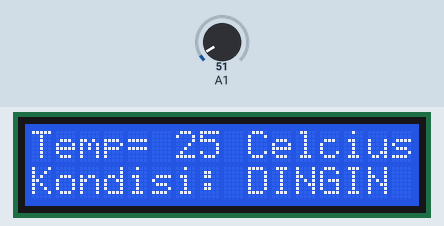
Recording of a sketch running on a simulated Arduino Uno, built with avr-gcc and run on an emulated ATmega328P. Parts: 16×2 character LCD. Inputs (shaded band) come from the test bench; at power-on: A1 = 51.

Above: at 3.2 s.
3.3 s: A1 set to 56
At 4.6 s:
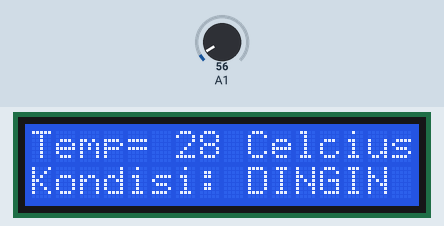
5.5 s: A1 set to 62
At 6.5 s:
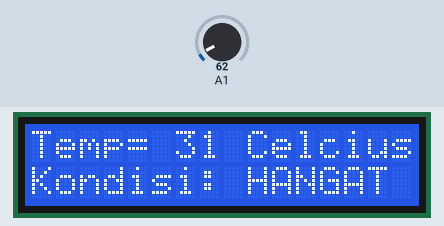
7.5 s: A1 set to 71
At 8.4 s:
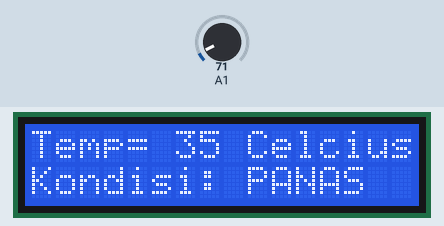
9.5 s: A1 set to 15
At 11.5 s:
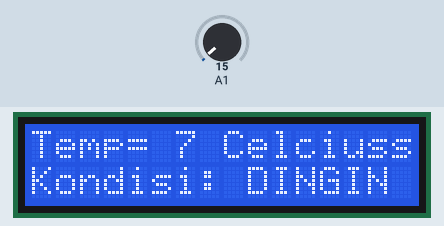
Timing chart, 0 to 12.6 s (numbered marks = the images above; inputs shaded):
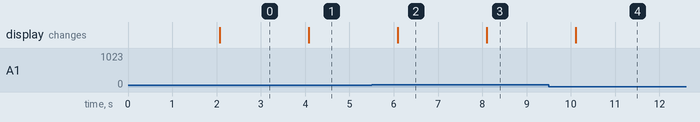

The sketch:

INKUBATOR_10-THERMOMETER_DIGITAL_TUGAS.ino
```cpp
#include <LiquidCrystal.h>
LiquidCrystal lcd(2, 3, 4, 5, 6, 7);
int adc, temp;

void setup() {
  lcd.begin(16, 2);
  lcd.print("Dig Thermometer");
  delay(2000);
}

void loop() {
  adc=analogRead(1);  //A1 Sensor LM35
  temp=(adc*5)/10;
  lcd.setCursor(0, 0);
  lcd.print("Temp= ");
  lcd.setCursor(6, 0);
  lcd.print(temp);
  lcd.print(" Celcius");
  lcd.setCursor(0, 1);
  lcd.print("Kondisi: ");
  lcd.setCursor(9, 1);
  if(temp<=29) lcd.print("DINGIN");
  if(temp>29 && temp<=31) lcd.print("HANGAT");
  if(temp>31) lcd.print("PANAS ");
  delay(1000);
}
```

Measured:
- the behaviour switches between 59 and 60 on A1 (found by bisection; images 1 and 2)
- after the input at 3.3 s, the display: changes after 0.78 s (image 1)
- after the input at 5.5 s, the display: changes after 0.59 s (image 2)
- after the input at 7.5 s, the display: changes after 0.60 s (image 3)
- after the input at 9.5 s, the display: changes after 0.61 s (image 4)
